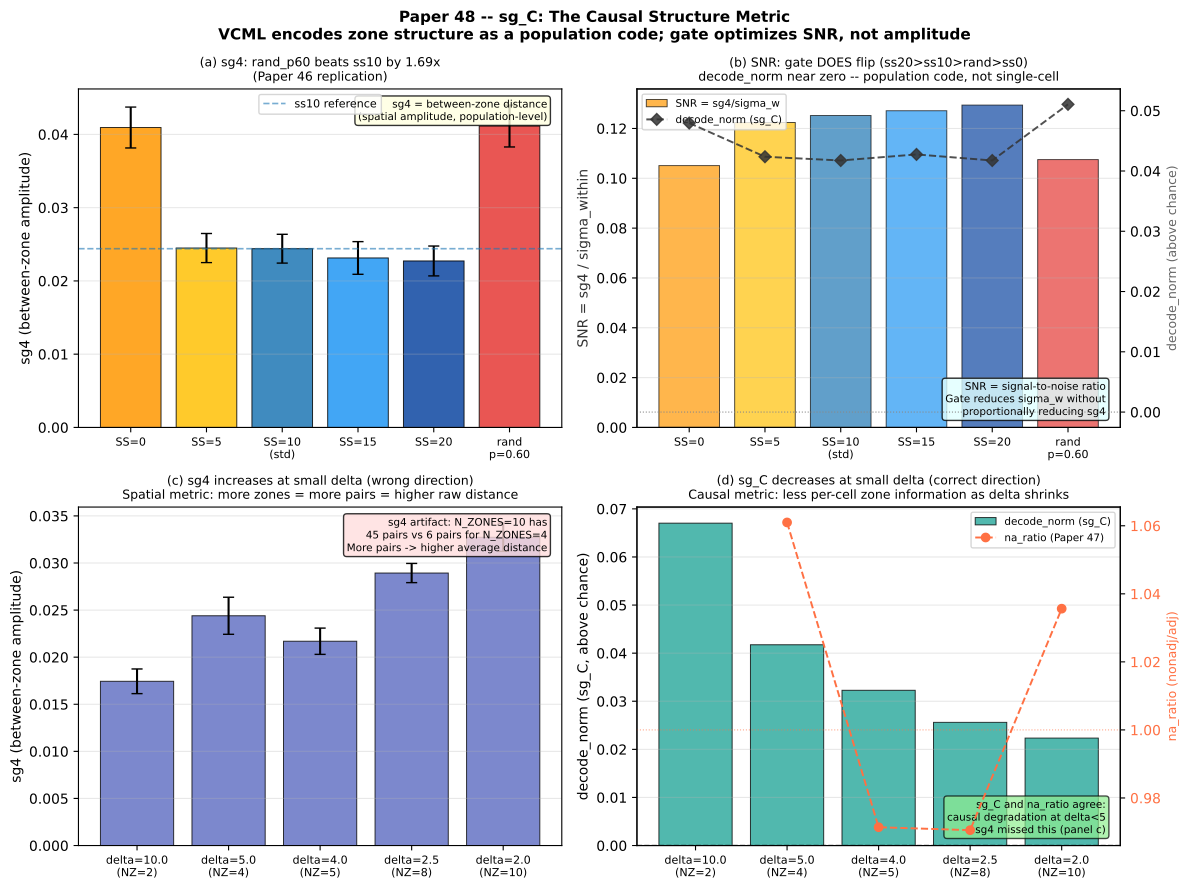

Write Python code to recreate this figure.
"""
Paper 48: Figure 1 (4 panels)

Panel (a): Exp A -- sg4 vs gate condition (replication of Paper 46 finding).
Panel (b): Exp A -- SNR (sg4/sigma_w) and decode_norm vs gate condition.
           Shows gate FLIP on SNR even though no flip on decode_acc.
Panel (c): Exp B -- sg4 vs delta (goes wrong direction).
Panel (d): Exp B -- sg_C (decode_norm) vs delta (goes right direction).
           Together (c)+(d) show the dissociation.
"""
import json, sys, math
import numpy as np
import matplotlib
matplotlib.use("Agg")
import matplotlib.pyplot as plt

ANALYSIS_FILE = "results/paper48_analysis.json"
FIGURE_FILE   = "paper48_figure1.pdf"

def load():
    if not __import__('os').path.exists(ANALYSIS_FILE):
        print(f"Run paper48_experiments.py first"); sys.exit(1)
    with open(ANALYSIS_FILE) as f:
        return json.load(f)

GATE_ORDER  = ['ss0','ss5','ss10','ss15','ss20','rand_p60']
GATE_LABELS = ['SS=0','SS=5','SS=10\n(std)','SS=15','SS=20','rand\np=0.60']
COLORS_GATE = ['#FF9800','#FFC107','#1f77b4','#2196F3','#0D47A1','#E53935']
NZ_SWEEP    = [2,4,5,8,10]
HALF        = 40
R_WAVE_STD  = 2

def plot(a):
    fig, axes = plt.subplots(2, 2, figsize=(12, 9))
    fig.suptitle(
        "Paper 48 -- sg_C: The Causal Structure Metric\n"
        "VCML encodes zone structure as a population code; "
        "gate optimizes SNR, not amplitude",
        fontsize=11, fontweight='bold'
    )

    exp_a = a['exp_a']
    exp_b = a['exp_b']

    # ── Panel (a): sg4 vs gate condition ─────────────────────────────────────
    ax = axes[0, 0]
    x = np.arange(len(GATE_ORDER))
    sg4_m  = [exp_a[c]['sg4_mean']  for c in GATE_ORDER if c in exp_a]
    sg4_se = [exp_a[c]['sg4_se']    for c in GATE_ORDER if c in exp_a]
    ax.bar(x, sg4_m, yerr=sg4_se, capsize=4, color=COLORS_GATE, alpha=0.85,
           edgecolor='k', linewidth=0.7)
    ax.axhline(exp_a.get('ss10',{}).get('sg4_mean',0), color='#1f77b4',
               linewidth=1.2, linestyle='--', alpha=0.6, label='ss10 reference')
    ax.set_xticks(x); ax.set_xticklabels(GATE_LABELS, fontsize=8)
    ax.set_ylabel('sg4 (between-zone amplitude)', fontsize=10)
    ax.set_title('(a) sg4: rand_p60 beats ss10 by 1.69x\n'
                 '(Paper 46 replication)', fontsize=9)
    ax.legend(fontsize=8); ax.grid(True, alpha=0.3, axis='y')
    ax.text(0.97, 0.97,
            'sg4 = between-zone distance\n(spatial amplitude, population-level)',
            transform=ax.transAxes, fontsize=7.5, va='top', ha='right',
            bbox=dict(boxstyle='round,pad=0.3', fc='lightyellow', alpha=0.8))

    # ── Panel (b): SNR and decode_norm vs gate condition ─────────────────────
    ax2 = axes[0, 1]
    snr_m    = [exp_a[c]['snr']         for c in GATE_ORDER if c in exp_a]
    dnorm_m  = [exp_a[c]['decode_norm'] for c in GATE_ORDER if c in exp_a]
    sigma_m  = [exp_a[c]['sigma_within']for c in GATE_ORDER if c in exp_a]

    ax2b = ax2.twinx()
    bars2 = ax2.bar(x, snr_m, color=COLORS_GATE, alpha=0.7,
                    edgecolor='k', linewidth=0.7, label='SNR = sg4/sigma_w')
    ax2b.plot(x, dnorm_m, 'D--', color='#333', markersize=6,
              linewidth=1.4, label='decode_norm (sg_C)', alpha=0.85)
    ax2b.axhline(0, color='#888', linewidth=0.8, linestyle=':')

    ax2.set_xticks(x); ax2.set_xticklabels(GATE_LABELS, fontsize=8)
    ax2.set_ylabel('SNR = sg4 / sigma_within', fontsize=10, color='#333')
    ax2b.set_ylabel('decode_norm (above chance)', fontsize=9, color='#666')
    ax2.set_title('(b) SNR: gate DOES flip (ss20>ss10>rand>ss0)\n'
                  'decode_norm near zero -- population code, not single-cell',
                  fontsize=9)
    lines1, labs1 = ax2.get_legend_handles_labels()
    lines2, labs2 = ax2b.get_legend_handles_labels()
    ax2.legend(lines1+lines2, labs1+labs2, fontsize=7.5, loc='upper left')
    ax2.grid(True, alpha=0.3, axis='y')
    ax2.text(0.97, 0.03,
             'SNR = signal-to-noise ratio\n'
             'Gate reduces sigma_w without\n'
             'proportionally reducing sg4',
             transform=ax2.transAxes, fontsize=7.5, va='bottom', ha='right',
             bbox=dict(boxstyle='round,pad=0.3', fc='lightcyan', alpha=0.8))

    # ── Panel (c): sg4 vs delta ───────────────────────────────────────────────
    ax3 = axes[1, 0]
    deltas = []; sg4_b = []; sg4_se_b = []
    for nz in NZ_SWEEP:
        k = str(nz)
        if k not in exp_b: continue
        deltas.append(exp_b[k]['delta'])
        sg4_b.append(exp_b[k]['sg4_mean'])
        sg4_se_b.append(exp_b[k]['sg4_se'])
    x_b = np.arange(len(deltas))
    ax3.bar(x_b, sg4_b, yerr=sg4_se_b, capsize=4,
            color='#5C6BC0', alpha=0.8, edgecolor='k', linewidth=0.7)
    ax3.set_xticks(x_b)
    ax3.set_xticklabels([f'delta={d:.1f}\n(NZ={nz})'
                         for d,nz in zip(deltas,NZ_SWEEP[:len(deltas)])], fontsize=8)
    ax3.set_ylabel('sg4 (between-zone amplitude)', fontsize=10)
    ax3.set_title('(c) sg4 increases at small delta (wrong direction)\n'
                  'Spatial metric: more zones = more pairs = higher raw distance',
                  fontsize=9)
    ax3.grid(True, alpha=0.3, axis='y')
    ax3.text(0.97, 0.97,
             'sg4 artifact: N_ZONES=10 has\n'
             '45 pairs vs 6 pairs for N_ZONES=4\n'
             'More pairs -> higher average distance',
             transform=ax3.transAxes, fontsize=7.5, va='top', ha='right',
             bbox=dict(boxstyle='round,pad=0.3', fc='#ffdddd', alpha=0.8))

    # ── Panel (d): sg_C (decode_norm) vs delta ────────────────────────────────
    ax4 = axes[1, 1]
    dec_b = []; na_b = []
    for nz in NZ_SWEEP:
        k = str(nz)
        if k not in exp_b: continue
        dec_b.append(exp_b[k]['decode_norm'])
        na_b.append(exp_b[k].get('na_ratio', float('nan')))

    ax4.bar(x_b, dec_b, color='#26A69A', alpha=0.8,
            edgecolor='k', linewidth=0.7, label='decode_norm (sg_C)')
    ax4.axhline(0, color='k', linewidth=1.0, linestyle='--')

    ax4b = ax4.twinx()
    valid_na = [(d, r) for d, r in zip(deltas, na_b) if not math.isnan(r)]
    if valid_na:
        d_na, r_na = zip(*valid_na)
        x_na = [deltas.index(d) for d in d_na]
        ax4b.plot(x_na, r_na, 'o--', color='#FF7043', markersize=6,
                  linewidth=1.4, label='na_ratio (Paper 47)')
        ax4b.axhline(1.0, color='#FF7043', linewidth=0.8, linestyle=':', alpha=0.6)
    ax4b.set_ylabel('na_ratio (nonadj/adj)', fontsize=9, color='#FF7043')
    ax4b.tick_params(axis='y', labelcolor='#FF7043')

    ax4.set_xticks(x_b)
    ax4.set_xticklabels([f'delta={d:.1f}\n(NZ={nz})'
                         for d,nz in zip(deltas,NZ_SWEEP[:len(deltas)])], fontsize=8)
    ax4.set_ylabel('decode_norm (sg_C, above chance)', fontsize=10)
    ax4.set_title('(d) sg_C decreases at small delta (correct direction)\n'
                  'Causal metric: less per-cell zone information as delta shrinks',
                  fontsize=9)
    lines1, labs1 = ax4.get_legend_handles_labels()
    lines2, labs2 = ax4b.get_legend_handles_labels()
    ax4.legend(lines1+lines2, labs1+labs2, fontsize=7.5, loc='upper right')
    ax4.grid(True, alpha=0.3, axis='y')
    ax4.text(0.97, 0.03,
             'sg_C and na_ratio agree:\n'
             'causal degradation at delta<5\n'
             'sg4 missed this (panel c)',
             transform=ax4.transAxes, fontsize=7.5, va='bottom', ha='right',
             bbox=dict(boxstyle='round,pad=0.3', fc='lightgreen', alpha=0.7))

    plt.tight_layout()
    plt.savefig(FIGURE_FILE, dpi=150, bbox_inches='tight')
    print(f"Saved: {FIGURE_FILE}")


if __name__ == "__main__":
    plot(load())
